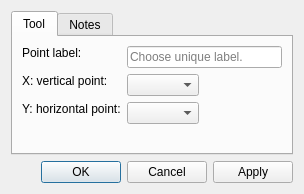
<?xml version="1.0" encoding="UTF-8"?>
<ui version="4.0">
 <class>DialogPointOfIntersection</class>
 <widget class="QDialog" name="DialogPointOfIntersection">
  <property name="geometry">
   <rect>
    <x>0</x>
    <y>0</y>
    <width>304</width>
    <height>194</height>
   </rect>
  </property>
  <property name="windowTitle">
   <string>Point from X and Y of two other points</string>
  </property>
  <property name="windowIcon">
   <iconset resource="../../../vmisc/share/resources/icon.qrc">
    <normaloff>:/icon/64x64/icon64x64.png</normaloff>:/icon/64x64/icon64x64.png</iconset>
  </property>
  <layout class="QVBoxLayout" name="verticalLayout">
   <item>
    <widget class="QTabWidget" name="tabWidget">
     <property name="currentIndex">
      <number>0</number>
     </property>
     <widget class="QWidget" name="tab">
      <attribute name="title">
       <string>Tool</string>
      </attribute>
      <layout class="QFormLayout" name="formLayout_2">
       <property name="fieldGrowthPolicy">
        <enum>QFormLayout::ExpandingFieldsGrow</enum>
       </property>
       <item row="0" column="0">
        <widget class="QLabel" name="labelEditNamePoint">
         <property name="sizePolicy">
          <sizepolicy hsizetype="Preferred" vsizetype="Fixed">
           <horstretch>0</horstretch>
           <verstretch>0</verstretch>
          </sizepolicy>
         </property>
         <property name="text">
          <string>Point label:</string>
         </property>
        </widget>
       </item>
       <item row="0" column="1">
        <widget class="QLineEdit" name="lineEditNamePoint">
         <property name="sizePolicy">
          <sizepolicy hsizetype="Expanding" vsizetype="Fixed">
           <horstretch>0</horstretch>
           <verstretch>0</verstretch>
          </sizepolicy>
         </property>
         <property name="toolTip">
          <string>Unique label</string>
         </property>
         <property name="placeholderText">
          <string>Choose unique label.</string>
         </property>
        </widget>
       </item>
       <item row="1" column="0">
        <widget class="QLabel" name="labelFirstPoint">
         <property name="sizePolicy">
          <sizepolicy hsizetype="Preferred" vsizetype="Fixed">
           <horstretch>0</horstretch>
           <verstretch>0</verstretch>
          </sizepolicy>
         </property>
         <property name="minimumSize">
          <size>
           <width>0</width>
           <height>0</height>
          </size>
         </property>
         <property name="text">
          <string>X: vertical point:</string>
         </property>
        </widget>
       </item>
       <item row="1" column="1">
        <widget class="QComboBox" name="comboBoxFirstPoint"/>
       </item>
       <item row="2" column="0">
        <widget class="QLabel" name="labelSecondPoint">
         <property name="sizePolicy">
          <sizepolicy hsizetype="Preferred" vsizetype="Fixed">
           <horstretch>0</horstretch>
           <verstretch>0</verstretch>
          </sizepolicy>
         </property>
         <property name="text">
          <string>Y: horizontal point:</string>
         </property>
        </widget>
       </item>
       <item row="2" column="1">
        <widget class="QComboBox" name="comboBoxSecondPoint"/>
       </item>
      </layout>
     </widget>
     <widget class="QWidget" name="tab_2">
      <attribute name="title">
       <string>Notes</string>
      </attribute>
      <layout class="QVBoxLayout" name="verticalLayout_2">
       <item>
        <widget class="QPlainTextEdit" name="plainTextEditToolNotes"/>
       </item>
      </layout>
     </widget>
    </widget>
   </item>
   <item>
    <widget class="QDialogButtonBox" name="buttonBox">
     <property name="orientation">
      <enum>Qt::Horizontal</enum>
     </property>
     <property name="standardButtons">
      <set>QDialogButtonBox::Apply|QDialogButtonBox::Cancel|QDialogButtonBox::Ok</set>
     </property>
    </widget>
   </item>
  </layout>
 </widget>
 <tabstops>
  <tabstop>buttonBox</tabstop>
 </tabstops>
 <resources>
  <include location="../../../vmisc/share/resources/icon.qrc"/>
 </resources>
 <connections>
  <connection>
   <sender>buttonBox</sender>
   <signal>accepted()</signal>
   <receiver>DialogPointOfIntersection</receiver>
   <slot>accept()</slot>
   <hints>
    <hint type="sourcelabel">
     <x>248</x>
     <y>254</y>
    </hint>
    <hint type="destinationlabel">
     <x>157</x>
     <y>274</y>
    </hint>
   </hints>
  </connection>
  <connection>
   <sender>buttonBox</sender>
   <signal>rejected()</signal>
   <receiver>DialogPointOfIntersection</receiver>
   <slot>reject()</slot>
   <hints>
    <hint type="sourcelabel">
     <x>316</x>
     <y>260</y>
    </hint>
    <hint type="destinationlabel">
     <x>286</x>
     <y>274</y>
    </hint>
   </hints>
  </connection>
 </connections>
</ui>
